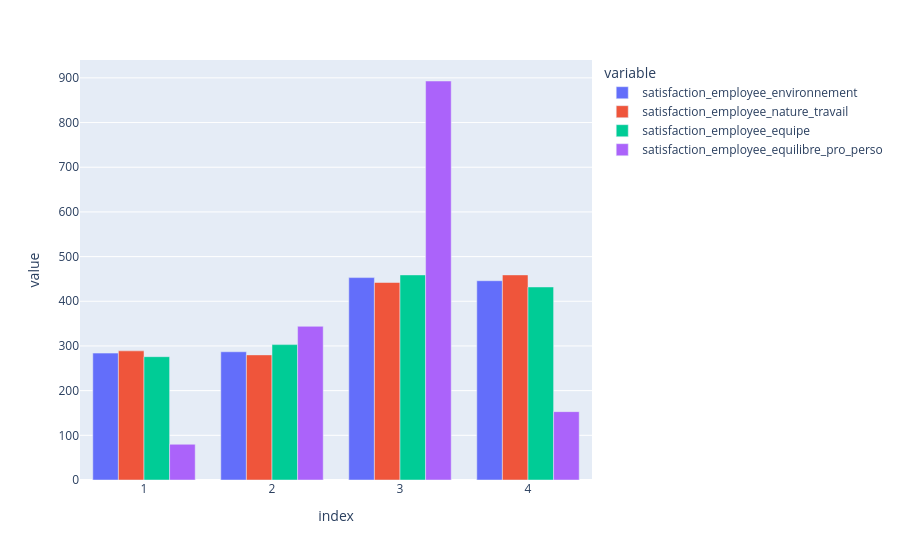

Notebook code cell kept with this figure:
### Code cell
fig = px.bar(df_counts, barmode="group")
fig.show()

### Figure 1 — Plotly figure (JSON) as saved in the notebook; plotly's stock layout.template omitted (floating-point values rounded to 4 significant figures)
{"data": [{"alignmentgroup": "True", "hovertemplate": "variable=satisfaction_employee_environnement<br>index=%{x}<br>value=%{y}<extra></extra>", "legendgroup": "satisfaction_employee_environnement", "marker": {"color": "#636efa", "pattern": {"shape": ""}}, "name": "satisfaction_employee_environnement", "offsetgroup": "satisfaction_employee_environnement", "orientation": "v", "showlegend": true, "textposition": "auto", "type": "bar", "x": [1, 2, 3, 4], "xaxis": "x", "y": [284, 287, 453, 446], "yaxis": "y"}, {"alignmentgroup": "True", "hovertemplate": "variable=satisfaction_employee_nature_travail<br>index=%{x}<br>value=%{y}<extra></extra>", "legendgroup": "satisfaction_employee_nature_travail", "marker": {"color": "#EF553B", "pattern": {"shape": ""}}, "name": "satisfaction_employee_nature_travail", "offsetgroup": "satisfaction_employee_nature_travail", "orientation": "v", "showlegend": true, "textposition": "auto", "type": "bar", "x": [1, 2, 3, 4], "xaxis": "x", "y": [289, 280, 442, 459], "yaxis": "y"}, {"alignmentgroup": "True", "hovertemplate": "variable=satisfaction_employee_equipe<br>index=%{x}<br>value=%{y}<extra></extra>", "legendgroup": "satisfaction_employee_equipe", "marker": {"color": "#00cc96", "pattern": {"shape": ""}}, "name": "satisfaction_employee_equipe", "offsetgroup": "satisfaction_employee_equipe", "orientation": "v", "showlegend": true, "textposition": "auto", "type": "bar", "x": [1, 2, 3, 4], "xaxis": "x", "y": [276, 303, 459, 432], "yaxis": "y"}, {"alignmentgroup": "True", "hovertemplate": "variable=satisfaction_employee_equilibre_pro_perso<br>index=%{x}<br>value=%{y}<extra></extra>", "legendgroup": "satisfaction_employee_equilibre_pro_perso", "marker": {"color": "#ab63fa", "pattern": {"shape": ""}}, "name": "satisfaction_employee_equilibre_pro_perso", "offsetgroup": "satisfaction_employee_equilibre_pro_perso", "orientation": "v", "showlegend": true, "textposition": "auto", "type": "bar", "x": [1, 2, 3, 4], "xaxis": "x", "y": [80, 344, 893, 153], "yaxis": "y"}], "layout": {"barmode": "group", "legend": {"title": {"text": "variable"}, "tracegroupgap": 0}, "margin": {"t": 60}, "xaxis": {"anchor": "y", "domain": [0, 1], "title": {"text": "index"}}, "yaxis": {"anchor": "x", "domain": [0, 1], "title": {"text": "value"}}}}
